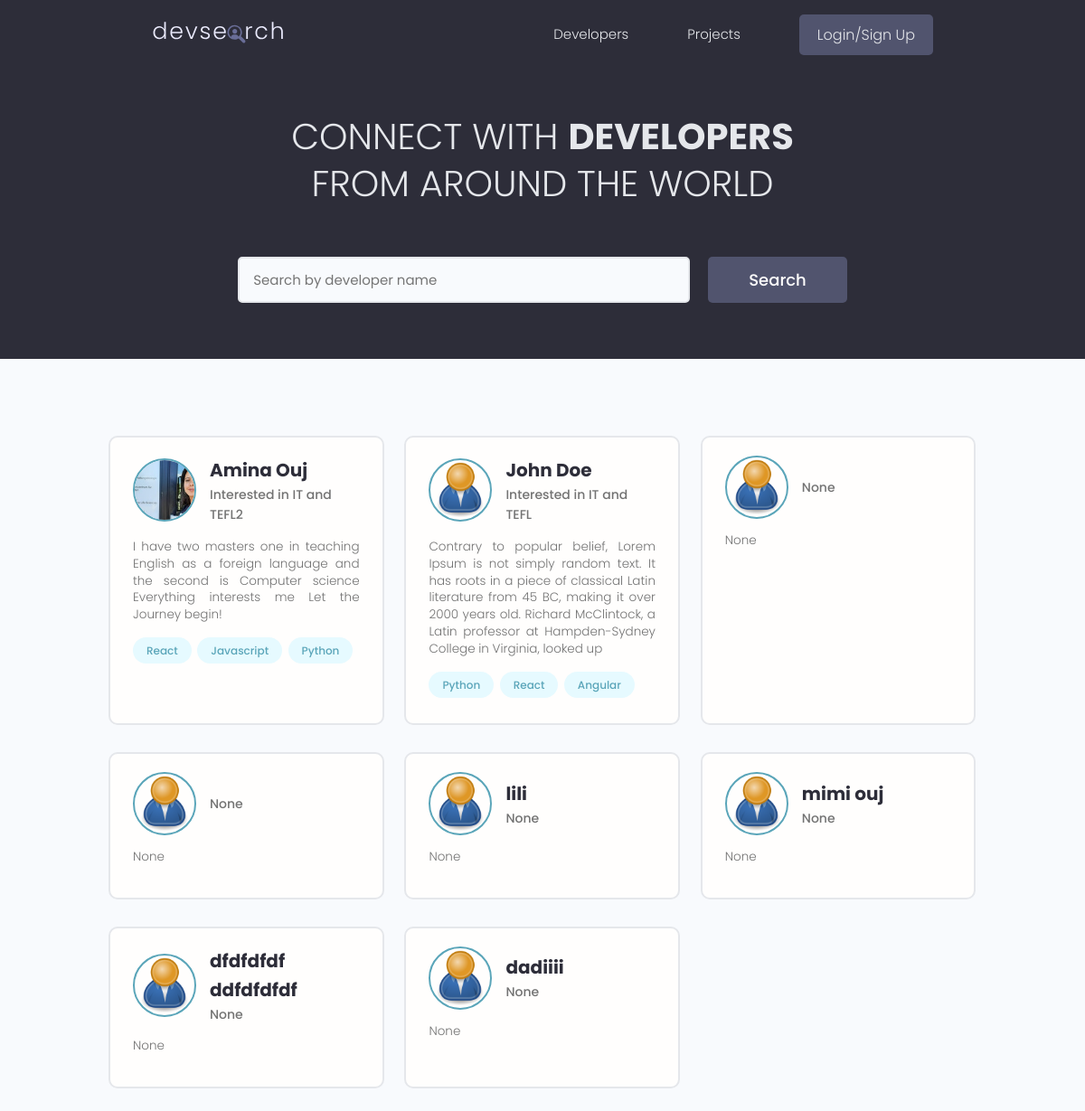
The app's page /, older data.
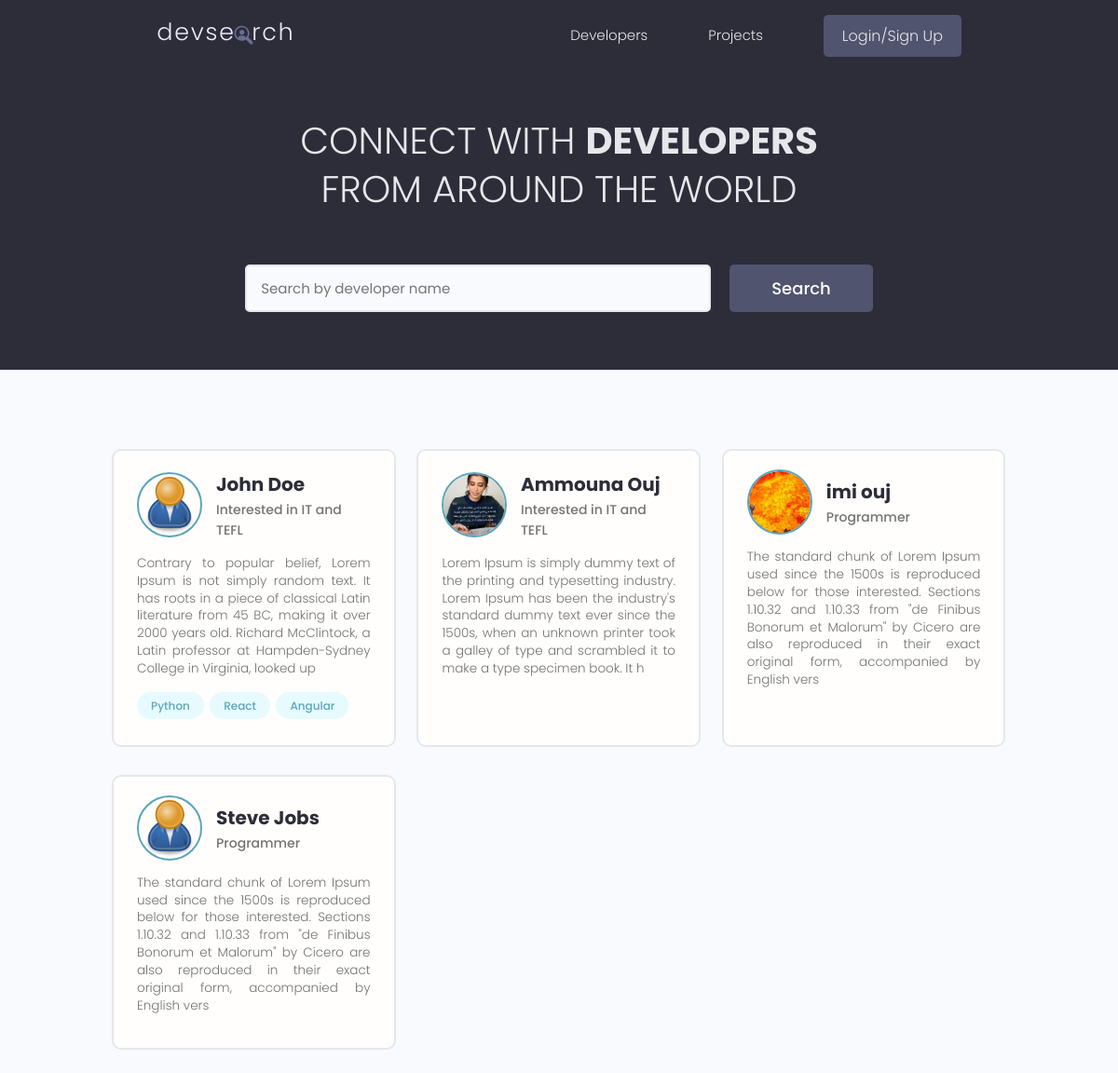
The same page, newer data.
### users/models.py (models this page shows, shortened)
class Profile(models.Model):
    user = models.OneToOneField(User, on_delete=models.CASCADE, null = True, blank=True)
    name = models.CharField(max_length=200,null = True, blank=True)
    location = models.CharField(max_length=200,null = True, blank=True)
    email = models.EmailField(max_length=500,null = True, blank=True)
    username = models.CharField(max_length=200,null = True, blank=True)
    short_intro =  models.CharField(max_length=200,null = True, blank=True)
    bio = models.TextField(null = True, blank=True)
    profile_image = models.ImageField(null = True, blank=True,upload_to='profiles/',default ='profiles/user-default.png')
    social_github = models.CharField(max_length=200,null = True, blank=True)
    social_twitter = models.CharField(max_length=200,null = True, blank=True)
    social_linkedin = models.CharField(max_length=200,null = True, blank=True)
    social_youtube = models.CharField(max_length=200,null = True, blank=True)
    social_website = models.CharField(max_length=200,null = True, blank=True)
    created =  models.DateTimeField(auto_now_add=True)
    id = models.UUIDField(default=uuid.uuid4,unique=True, primary_key=True,editable=False)

class Skill(models.Model):
    owner = models.ForeignKey(Profile,on_delete=models.CASCADE, null = True, blank=True)
    name = models.CharField(max_length=200,null = True, blank=True)
    description = models.TextField(null = True, blank=True)
    created =  models.DateTimeField(auto_now_add=True)
    id = models.UUIDField(default=uuid.uuid4,unique=True, primary_key=True,editable=False)

### users/views.py (the view)
# urls.py: path('',views.profiles,name='profiles-path'),
def profiles(request):
    profiles = Profile.objects.all()
    context = {'profiles':profiles}
    return render(request,'users/profiles.html',context)

### users/templates/users/profiles.html (shortened to what this page needs)
{% extends "main.html" %}
{% block content %}
    <main class="home">
      <section class="hero-section text-center">
        <div class="container container--narrow">
          <div class="hero-section__box">
            <h2>CONNECT WITH <span>DEVELOPERS</span></h2>
            <h2>FROM AROUND THE WORLD</h2>
          </div>
          <div class="hero-section__search">
            <form class="form" action="#" method="get">
              <div class="form__field">
                <input class="input input--text" id="formInput#search" type="text" name="text"
                  placeholder="Search by developer name" />
              </div>
              <input class="btn btn--sub btn--lg" type="submit" value="Search" />
            </form>
          </div>
        </div>
      </section>
      <section class="devlist">
        <div class="container">
          <div class="grid grid--three">
            {% for profile in profiles %}
            <div class="column card">
              <div class="dev">
                <a href= "{% url 'userProfile-path' profile.id %}" class="card__body">
                  <div class="dev__profile">
                    <img class="avatar avatar--md" src="{{ profile.profile_image.url }}" alt="image" />
                    <div class="dev__meta">
                      <h3>{{profile.name}}</h3>
                      <h5>{{profile.short_intro|slice:"50"}}</h5>
                    </div>
                  </div>
                  <p class="dev__info">
                   {{profile.bio|slice:"250"}}
                  </p>
                  <div class="dev__skills">
                    {% for skill in profile.skill_set.all|slice:"3" %}
                    <span class="tag tag--pill tag--main">
                      <small>{{skill.name}}</small>
                    </span>
                    {% endfor %}
                  </div>
                </a>
              </div>
            </div>
            {% endfor %}
          </div>
        </div>
      </section>
    </main>
{% endblock content %}

Row changes from the older to the newer data that the page shows:
removed Profile: profile_image (picture), name "Amina Ouj", short_intro "Interested in IT and TEFL2", bio "I have two masters one in teaching English as a foreign language and the second is Computer science Everything interests me Let the Journey begin!"
removed Skill: name "React", shown under "Amina Ouj"
removed Skill: name "Javascript", shown under "Amina Ouj"
removed Skill: name "Python", shown under "Amina Ouj"
removed Profile: profile_image (placeholder picture), short_intro "None", bio "None"
removed Profile: profile_image (placeholder picture), short_intro "None", bio "None"
removed Profile: profile_image (placeholder picture), name "lili", short_intro "None", bio "None"
removed Profile: profile_image (placeholder picture), name "mimi ouj", short_intro "None", bio "None"
removed Profile: profile_image (placeholder picture), name "dfdfdfdf ddfdfdfdf", short_intro "None", bio "None"
removed Profile: profile_image (placeholder picture), name "dadiiii", short_intro "None", bio "None"
added Profile: profile_image (picture), name "Ammouna Ouj", short_intro "Interested in IT and TEFL", bio "Lorem Ipsum is simply dummy text of the printing and typesetting industry. Lorem Ipsum has been the industry's standard dummy text ever since the 1500s, when an unknown printer took a galley of type and scrambled it to make a type specimen book. It h"
added Profile: profile_image (picture), name "imi ouj", short_intro "Programmer", bio "The standard chunk of Lorem Ipsum used since the 1500s is reproduced below for those interested. Sections 1.10.32 and 1.10.33 from \"de Finibus Bonorum et Malorum\" by Cicero are also reproduced in their exact original form, accompanied by English vers"
added Profile: profile_image (placeholder picture), name "Steve Jobs", short_intro "Programmer", bio "The standard chunk of Lorem Ipsum used since the 1500s is reproduced below for those interested. Sections 1.10.32 and 1.10.33 from \"de Finibus Bonorum et Malorum\" by Cicero are also reproduced in their exact original form, accompanied by English vers"
